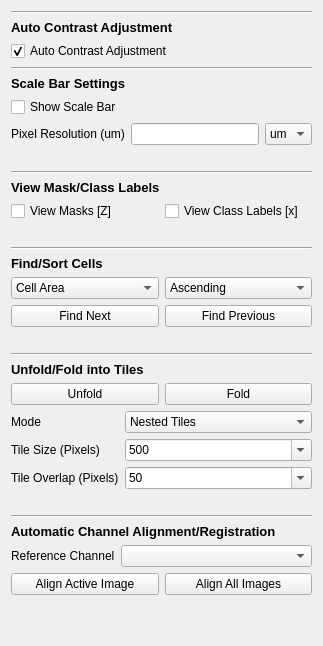
  <widget class="QWidget" name="tab">
   <attribute name="title">
    <string>View</string>
   </attribute>
   <layout class="QVBoxLayout" name="verticalLayout_5">
    <item>
     <widget class="Line" name="line_27">
      <property name="orientation">
       <enum>Qt::Horizontal</enum>
      </property>
     </widget>
    </item>
    <item>
     <widget class="QLabel" name="label_60">
      <property name="font">
       <font>
        <pointsize>10</pointsize>
        <weight>75</weight>
        <bold>true</bold>
       </font>
      </property>
      <property name="text">
       <string>Auto Contrast Adjustment</string>
      </property>
     </widget>
    </item>
    <item>
     <widget class="QCheckBox" name="import_auto_contrast">
      <property name="text">
       <string>Auto Contrast Adjustment</string>
      </property>
      <property name="checked">
       <bool>true</bool>
      </property>
     </widget>
    </item>
    <item>
     <widget class="Line" name="line_29">
      <property name="orientation">
       <enum>Qt::Horizontal</enum>
      </property>
     </widget>
    </item>
    <item>
     <widget class="QLabel" name="label_47">
      <property name="font">
       <font>
        <pointsize>10</pointsize>
        <weight>75</weight>
        <bold>true</bold>
       </font>
      </property>
      <property name="text">
       <string>Scale Bar Settings</string>
      </property>
     </widget>
    </item>
    <item>
     <widget class="QCheckBox" name="scalebar_show">
      <property name="text">
       <string>Show Scale Bar</string>
      </property>
     </widget>
    </item>
    <item>
     <layout class="QGridLayout" name="gridLayout_20">
      <item row="0" column="0">
       <widget class="QLabel" name="label_48">
        <property name="text">
         <string>Pixel Resolution (um)</string>
        </property>
       </widget>
      </item>
      <item row="0" column="2">
       <widget class="QComboBox" name="scalebar_units">
        <property name="maximumSize">
         <size>
          <width>200</width>
          <height>100</height>
         </size>
        </property>
        <item>
         <property name="text">
          <string>um</string>
         </property>
        </item>
        <item>
         <property name="text">
          <string>nm</string>
         </property>
        </item>
       </widget>
      </item>
      <item row="0" column="1">
       <widget class="QLineEdit" name="scalebar_resolution">
        <property name="maximumSize">
         <size>
          <width>200</width>
          <height>16777215</height>
         </size>
        </property>
       </widget>
      </item>
     </layout>
    </item>
    <item>
     <spacer name="verticalSpacer_18">
      <property name="orientation">
       <enum>Qt::Vertical</enum>
      </property>
      <property name="sizeType">
       <enum>QSizePolicy::Minimum</enum>
      </property>
      <property name="sizeHint" stdset="0">
       <size>
        <width>20</width>
        <height>20</height>
       </size>
      </property>
     </spacer>
    </item>
    <item>
     <widget class="Line" name="line_26">
      <property name="orientation">
       <enum>Qt::Horizontal</enum>
      </property>
     </widget>
    </item>
    <item>
     <widget class="QLabel" name="label_38">
      <property name="font">
       <font>
        <pointsize>10</pointsize>
        <weight>75</weight>
        <bold>true</bold>
       </font>
      </property>
      <property name="text">
       <string>View Mask/Class Labels</string>
      </property>
     </widget>
    </item>
    <item>
     <layout class="QGridLayout" name="gridLayout_6">
      <item row="1" column="1">
       <widget class="QCheckBox" name="modify_viewlabels">
        <property name="text">
         <string>View Class Labels [x]</string>
        </property>
       </widget>
      </item>
      <item row="1" column="0">
       <widget class="QCheckBox" name="modify_viewmasks">
        <property name="text">
         <string>View Masks [Z]</string>
        </property>
       </widget>
      </item>
     </layout>
    </item>
    <item>
     <spacer name="verticalSpacer_8">
      <property name="orientation">
       <enum>Qt::Vertical</enum>
      </property>
      <property name="sizeType">
       <enum>QSizePolicy::Minimum</enum>
      </property>
      <property name="sizeHint" stdset="0">
       <size>
        <width>20</width>
        <height>20</height>
       </size>
      </property>
     </spacer>
    </item>
    <item>
     <widget class="Line" name="line_17">
      <property name="orientation">
       <enum>Qt::Horizontal</enum>
      </property>
     </widget>
    </item>
    <item>
     <widget class="QLabel" name="label_56">
      <property name="font">
       <font>
        <pointsize>10</pointsize>
        <weight>75</weight>
        <bold>true</bold>
       </font>
      </property>
      <property name="text">
       <string>Find/Sort Cells</string>
      </property>
     </widget>
    </item>
    <item>
     <layout class="QGridLayout" name="gridLayout_7">
      <item row="1" column="1">
       <widget class="QPushButton" name="find_previous">
        <property name="text">
         <string>Find Previous</string>
        </property>
       </widget>
      </item>
      <item row="0" column="1">
       <widget class="QComboBox" name="find_mode">
        <item>
         <property name="text">
          <string>Ascending</string>
         </property>
        </item>
        <item>
         <property name="text">
          <string>Descending</string>
         </property>
        </item>
       </widget>
      </item>
      <item row="1" column="0">
       <widget class="QPushButton" name="find_next">
        <property name="text">
         <string>Find Next</string>
        </property>
       </widget>
      </item>
      <item row="0" column="0">
       <widget class="QComboBox" name="find_criterion">
        <item>
         <property name="text">
          <string>Cell Area</string>
         </property>
        </item>
        <item>
         <property name="text">
          <string>Cell Solidity</string>
         </property>
        </item>
        <item>
         <property name="text">
          <string>Cell Aspect Ratio</string>
         </property>
        </item>
       </widget>
      </item>
     </layout>
    </item>
    <item>
     <spacer name="verticalSpacer_7">
      <property name="orientation">
       <enum>Qt::Vertical</enum>
      </property>
      <property name="sizeType">
       <enum>QSizePolicy::Minimum</enum>
      </property>
      <property name="sizeHint" stdset="0">
       <size>
        <width>20</width>
        <height>20</height>
       </size>
      </property>
     </spacer>
    </item>
    <item>
     <widget class="Line" name="line_25">
      <property name="orientation">
       <enum>Qt::Horizontal</enum>
      </property>
     </widget>
    </item>
    <item>
     <widget class="QLabel" name="label_57">
      <property name="font">
       <font>
        <pointsize>10</pointsize>
        <weight>75</weight>
        <bold>true</bold>
       </font>
      </property>
      <property name="text">
       <string>Unfold/Fold into Tiles</string>
      </property>
     </widget>
    </item>
    <item>
     <layout class="QGridLayout" name="gridLayout_8">
      <item row="0" column="0">
       <widget class="QPushButton" name="unfold">
        <property name="text">
         <string>Unfold</string>
        </property>
       </widget>
      </item>
      <item row="0" column="1">
       <widget class="QPushButton" name="fold">
        <property name="text">
         <string>Fold</string>
        </property>
       </widget>
      </item>
     </layout>
    </item>
    <item>
     <layout class="QFormLayout" name="formLayout_3">
      <item row="1" column="0">
       <widget class="QLabel" name="label_58">
        <property name="text">
         <string>Tile Size (Pixels)</string>
        </property>
       </widget>
      </item>
      <item row="1" column="1">
       <widget class="QComboBox" name="unfold_tile_size">
        <property name="editable">
         <bool>true</bool>
        </property>
        <property name="currentIndex">
         <number>3</number>
        </property>
        <item>
         <property name="text">
          <string>100</string>
         </property>
        </item>
        <item>
         <property name="text">
          <string>200</string>
         </property>
        </item>
        <item>
         <property name="text">
          <string>300</string>
         </property>
        </item>
        <item>
         <property name="text">
          <string>500</string>
         </property>
        </item>
        <item>
         <property name="text">
          <string>1000</string>
         </property>
        </item>
       </widget>
      </item>
      <item row="2" column="0">
       <widget class="QLabel" name="label_59">
        <property name="text">
         <string>Tile Overlap (Pixels)</string>
        </property>
       </widget>
      </item>
      <item row="2" column="1">
       <widget class="QComboBox" name="unfold_tile_overlap">
        <property name="editable">
         <bool>true</bool>
        </property>
        <property name="currentIndex">
         <number>3</number>
        </property>
        <item>
         <property name="text">
          <string>10</string>
         </property>
        </item>
        <item>
         <property name="text">
          <string>20</string>
         </property>
        </item>
        <item>
         <property name="text">
          <string>30</string>
         </property>
        </item>
        <item>
         <property name="text">
          <string>50</string>
         </property>
        </item>
        <item>
         <property name="text">
          <string>100</string>
         </property>
        </item>
       </widget>
      </item>
      <item row="0" column="0">
       <widget class="QLabel" name="label_62">
        <property name="text">
         <string>Mode</string>
        </property>
       </widget>
      </item>
      <item row="0" column="1">
       <widget class="QComboBox" name="unfold_mode">
        <item>
         <property name="text">
          <string>Nested Tiles</string>
         </property>
        </item>
        <item>
         <property name="text">
          <string>Smaller Images (Extra FOVs)</string>
         </property>
        </item>
       </widget>
      </item>
     </layout>
    </item>
    <item>
     <spacer name="verticalSpacer_43">
      <property name="orientation">
       <enum>Qt::Vertical</enum>
      </property>
      <property name="sizeType">
       <enum>QSizePolicy::Minimum</enum>
      </property>
      <property name="sizeHint" stdset="0">
       <size>
        <width>20</width>
        <height>20</height>
       </size>
      </property>
     </spacer>
    </item>
    <item>
     <widget class="Line" name="line_28">
      <property name="orientation">
       <enum>Qt::Horizontal</enum>
      </property>
     </widget>
    </item>
    <item>
     <widget class="QLabel" name="label_70">
      <property name="font">
       <font>
        <pointsize>10</pointsize>
        <weight>75</weight>
        <bold>true</bold>
       </font>
      </property>
      <property name="text">
       <string>Automatic Channel Alignment/Registration</string>
      </property>
     </widget>
    </item>
    <item>
     <layout class="QFormLayout" name="formLayout_18">
      <item row="0" column="0">
       <widget class="QLabel" name="label_40">
        <property name="text">
         <string>Reference Channel</string>
        </property>
       </widget>
      </item>
      <item row="0" column="1">
       <widget class="QComboBox" name="alignment_channel"/>
      </item>
     </layout>
    </item>
    <item>
     <layout class="QGridLayout" name="gridLayout_26">
      <item row="0" column="0">
       <widget class="QPushButton" name="align_active_image">
        <property name="text">
         <string>Align Active Image</string>
        </property>
       </widget>
      </item>
      <item row="0" column="1">
       <widget class="QPushButton" name="align_all_images">
        <property name="text">
         <string>Align All Images</string>
        </property>
       </widget>
      </item>
     </layout>
    </item>
    <item>
     <spacer name="verticalSpacer_6">
      <property name="orientation">
       <enum>Qt::Vertical</enum>
      </property>
      <property name="sizeHint" stdset="0">
       <size>
        <width>20</width>
        <height>40</height>
       </size>
      </property>
     </spacer>
    </item>
   </layout>
  </widget>
